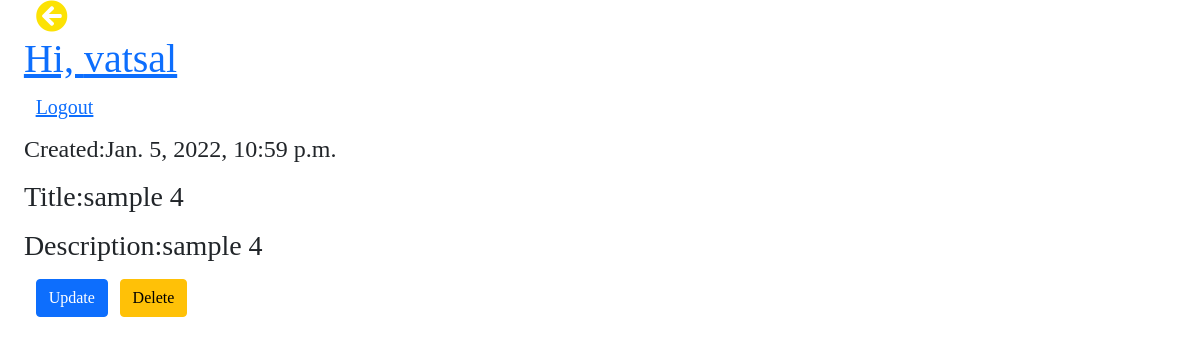
The page /detail/9 (signed in) on the database its author committed.
### todo/models.py (models this page shows, shortened)
class Todo(models.Model):
    user = models.ForeignKey(
        User,  on_delete=models.CASCADE, null=True, blank=True)
    description = models.TextField(null=True, blank=True)
    title = models.CharField(max_length=200)
    created = models.DateTimeField(auto_now=True)
    status = models.BooleanField(default=False)
    class Meta:
        ordering = ['created']

### todo/views.py (the view)
# urls.py: path('detail/<int:pk>', TodoDetailView.as_view(), name='todo-detail'),
class TodoDetailView(LoginRequiredMixin, DetailView):
    model = Todo
    template_name = 'todo/todo_detail.html'
    login_url = 'accounts/login/'
    context_object_name = 'task'

### todo/templates/todo/todo_detail.html (shortened to what this page needs)
{% extends 'todo/base.html' %}
{% load static %}
{% block content1 %}
<a href="{% url 'todo-view' %}" class="arrow"><i class="fas fa-arrow-circle-left"></i></a>
{% endblock content1 %}
{% block content %}
    <p><h4>Created:{{task.created}}</h4></p>
    <p><h3>Title:{{task.title}}</h3></p>
    <p><h3>Description:{{task.description}}</h3></p>
    <p><a class="btn btn-primary" href="{% url 'todo-update' task.id %}">Update</a><a class="btn btn-warning"  href="{% url 'todo-delete' task.id %}">Delete</a></p>
{% endblock content %}

### todo/templates/todo/base.html (shortened to what this page needs)
{% load static %}
<!DOCTYPE html>
<html lang="en">
  <head>
<link href="https://cdn.jsdelivr.net/npm/bootstrap@5.1.3/dist/css/bootstrap.min.css" rel="stylesheet">
<link rel="stylesheet" href="https://use.fontawesome.com/releases/v5.15.4/css/all.css">
    <link rel="stylesheet" href="{% static 'css/styles.css' %}" />
  </head>
  <body>
    {% block content1 %}{% endblock content1 %}
    {% if user.is_authenticated %}
    <a href="{% url 'todo-view' %}">
      <h1>Hi, {{user.username}}</h1>
    </a>
    <h5><a href="{% url 'logout' %}">Logout</a></h5>
    {% endif %}
    {% block content %}{% endblock content %}
    </body>
</html>

### todo/static/css/styles.css (style rules this page uses)
* { font-family: "Playfair Display", serif; margin-left: 1%; }
a h1 { font-size: 2.5rem; }
h5 { margin-top: 1%; }
.arrow i { color: #FCE205; font-size: 2rem; }

### rows shown on the page
Todo: created "Jan. 5, 2022, 10:59 p.m.", title "sample 4", description "sample 4"

### other values the page prints
{{ user.username }} "vatsal"
